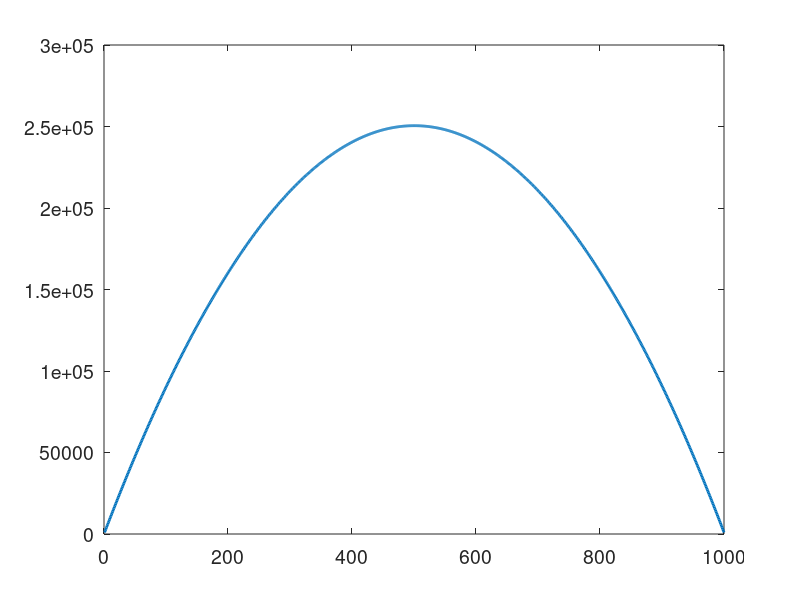

Reproduce this figure in MATLAB.
clear;


M = 1000;
V = [];
for t = 1:1000
    V = [V t*(M-t+1)];
end


b=plot(V,'LineWidth',2);
set(gca,'fontsize',14);
set(get(b,'Parent'),'FontSize',14)  